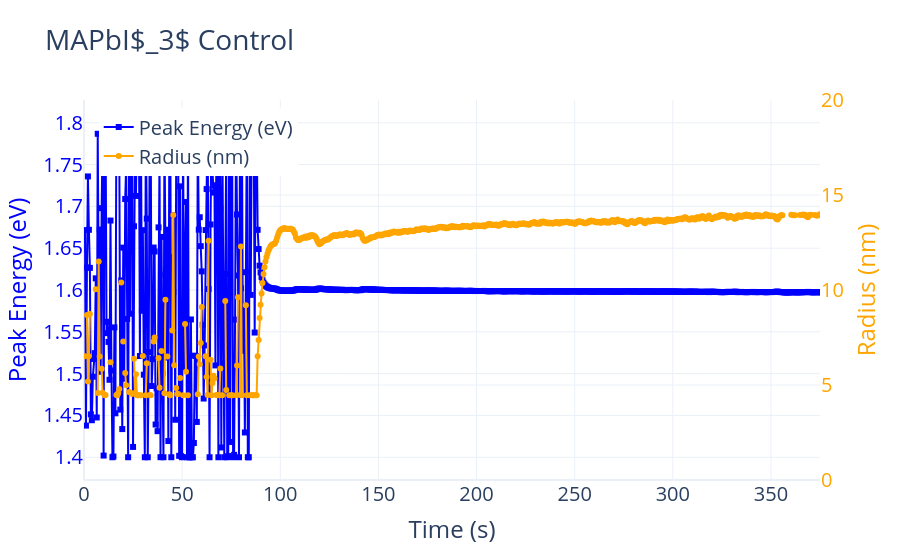

The code cell stored with this chart in its notebook:
### Markdown cell above
# Attempt to solve iteratively for integral

### Code cell
import numpy as np
from scipy.constants import hbar, e, epsilon_0, pi
from scipy.integrate import quad
from scipy.optimize import root_scalar
import matplotlib.pyplot as plt
import plotly.graph_objects as go

def integrand(r, R, epsilon_pvk, epsilon_env, N):
    """Function to integrate."""
    # sum over k from 1 to N
    sum_k = sum(
        ((r / R) ** (2 * k)) * (k + 1) / ((epsilon_pvk / epsilon_env + 1) * k + 1)  # equation 11
        for k in range(1, N + 1)
    )
    return np.sin(pi * r / R) ** 2 * sum_k

def compute_integral(R, epsilon_pvk, epsilon_env, N=10):
    
    # Perform numerical integration from 0 to R
    integral_val, _ = quad(integrand, 0, R, args=(R, epsilon_pvk, epsilon_env, N))

    return integral_val

def exciton_energy_eq(R, E_ex, me, mh, epsilon_pvk, epsilon_env, N=10):
    A = (h**2 / 8) * (1 / me + 1 / mh)
    B = 1.8 * e**2 / (4 * pi * epsilon_pvk * epsilon_0)
    
    # Prefactor outside the integral
    prefactor = (e ** 2 * (epsilon_pvk / epsilon_env - 1)) / (2 * pi * epsilon_pvk * epsilon_0)

    integral = compute_integral(R, epsilon_pvk, epsilon_env, N)
    C = prefactor * integral
    return A / R**2 - B / R - E_ex * e + C / R**2#J

def solve_radius(E_ex, me, mh, epsilon_pvk, epsilon_env, N=10):
    func = lambda R: exciton_energy_eq(R, E_ex, me, mh, epsilon_pvk, epsilon_env, N)
    sol = root_scalar(func, bracket=[1e-10, 2e-8], method='brentq')
    if sol.converged:
        return sol.root
    else:
        raise RuntimeError("Root finding failed.")
    

# Example usage
# delta_E_eV = 1 # Example value for delta_E in eV
epsilon_pvk = 7.5 # dielectric constant of perovskite
epsilon_env = 40 # dielectric constant of surrounding medium (e.g., vacuum)
    
me_star = 0.138  # effective mass of electron in units of m_e
mh_star = 0.118  # effective mass of hole in units of m_e
me = me_star * m_e # effective mass of electron in kg
mh = mh_star * m_e # effective mass of hole in kg

jitter = 1e-9 # in eV

# Eg_bulk_eV = df_clean[peak_position_column].iloc[-1].to_numpy()[0] - jitter # Get the last value of the peak position column, subtract jitter for numerical covergence

closest_idx = (df_clean[time_column] - target_time).abs().idxmin()
Eg_bulk_eV = df_clean.loc[closest_idx, peak_position_column] # Get the peak position at the closest time to target_time, subtract jitter for numerical convergence

# --- Solve for d for each row ---
radii_nm = []

# R_sol = solve_radius(delta_E_eV, me, mh, epsilon_pvk, epsilon_env, N=10)
# R_sol * 1e9  # Convert to nm for display

for Eg_meas_eV in df_clean[peak_position_column].iloc[1:].to_numpy():
    delta_E_eV = Eg_meas_eV - Eg_bulk_eV  # Calculate the energy difference in eV
    
    if delta_E_eV < 0:
        print(f"Skipping negative delta_E_eV: {delta_E_eV} for Eg_meas_eV: {Eg_meas_eV}")
        radii_nm.append(np.nan)
        continue  # Skip negative values
    radius = solve_radius(delta_E_eV, me, mh, epsilon_pvk, epsilon_env, N=20)
    
    # print(f"delta_E_eV: {delta_E_eV}, radius (nm): {radius * 1e9}")  # Convert radius to nm for display

    radii_nm.append(radius * 1e9)  # Append the radius in meters


radii_nm

# df_clean['diameter_nm'] = np.array(diameters_nm)
time_s = df_clean[time_column].iloc[1:].to_numpy()  # Get the time values
peak_energy = df_clean[peak_position_column].iloc[1:].to_numpy()

fs = 20
tick_fs = 16  # font size for tick labels
marker_size = 4  # size of the plot markers

# Create a single set of axes
fig, ax1 = plt.subplots(figsize=(8, 6), dpi=300)

# Plot Peak Energy on left y-axis
color1 = 'tab:blue'
ax1.plot(time_s, peak_energy, marker='s', markersize=marker_size, color=color1, label='Peak Energy')
ax1.set_xlabel('Time (s)', fontsize=fs)
ax1.set_ylabel('Peak Energy (eV)', color=color1, fontsize=fs)
ax1.tick_params(axis='y', labelcolor=color1, labelsize=tick_fs)
ax1.tick_params(axis='x', labelsize=tick_fs)
ax1.set_title(f'{sample_name}', fontsize=fs)
ax1.grid(True)
ax1.set_xlim(0, target_time)  # Set x-axis limits

# Create twin y-axis
ax2 = ax1.twinx()

# Plot Radius on right y-axis
color2 = 'tab:orange'
ax2.plot(time_s, radii_nm, marker='o', markersize=marker_size, color=color2, label='Radius')
ax2.set_ylabel('Radius (nm)', color=color2, fontsize=fs)
ax2.tick_params(axis='y', labelcolor=color2, labelsize=tick_fs)
ax2.set_ylim(0, 20)

# Layout and show
fig.tight_layout()
plt.show()


# Ensure they are 1D numpy arrays
time_s = np.array(time_s).flatten()
peak_energy = np.array(peak_energy).flatten()
flattened_radii_nm = np.array(radii_nm).flatten()

# # Check lengths
# print("time_s:", time_s.shape)
# print("peak_energy:", peak_energy.shape)
# print("flattened_radii_nm:", flattened_radii_nm.shape)

# Create figure
fig = go.Figure()

# Peak Energy Trace (Left Y-Axis)
fig.add_trace(go.Scatter(
    x=time_s,
    y=peak_energy,
    mode='lines+markers',
    name='Peak Energy (eV)',
    marker=dict(symbol='square', color='blue'),
    line=dict(color='blue'),
    yaxis='y1'
))

# Radius Trace (Right Y-Axis)
fig.add_trace(go.Scatter(
    x=time_s,
    y=radii_nm,
    mode='lines+markers',
    name='Radius (nm)',
    marker=dict(symbol='circle', color='orange'),
    line=dict(color='orange'),
    yaxis='y2'
))

# Layout: Titles, Axes, and Styling
fig.update_layout(
    title=f'{sample_name}',
    xaxis=dict(title='Time (s)',
               range=[0, target_time],
               ),
    
    yaxis=dict(
        title=dict(
            text='Peak Energy (eV)',
            font=dict(color='blue')  # Correct way to set title font color
        ),
        tickfont=dict(color='blue'),
    ),
    
    yaxis2=dict(
        title=dict(
            text='Radius (nm)',
            font=dict(color='orange')  # Correct way to set title font color
        ),
        tickfont=dict(color='orange'),
        overlaying='y',
        side='right',
        range=[0, 20]
    ),
    
    font=dict(size=fs),
    legend=dict(x=0.02, y=0.98),
    template='plotly_white',
    # width=768,    # 8 inches
    # height=576,   # 6 inches
)

fig.show()

### Figure 1 — Plotly figure (JSON) as saved in the notebook; plotly's stock layout.template omitted (floating-point values rounded to 4 significant figures; data arrays with more than 128 entries replaced by an {"elided": "..."} marker saying what was removed)
{"data": [{"line": {"color": "blue"}, "marker": {"color": "blue", "symbol": "square"}, "mode": "lines+markers", "name": "Peak Energy (eV)", "type": "scatter", "x": {"elided": "1198 float values"}, "y": {"elided": "1198 float values"}, "yaxis": "y"}, {"line": {"color": "orange"}, "marker": {"color": "orange", "symbol": "circle"}, "mode": "lines+markers", "name": "Radius (nm)", "type": "scatter", "x": {"elided": "1198 float values"}, "y": {"elided": "1198 float values"}, "yaxis": "y2"}], "layout": {"font": {"size": 20}, "legend": {"x": 0.02, "y": 0.98}, "title": {"text": "MAPbI$_3$ Control"}, "xaxis": {"range": [0, 375], "title": {"text": "Time (s)"}}, "yaxis": {"tickfont": {"color": "blue"}, "title": {"font": {"color": "blue"}, "text": "Peak Energy (eV)"}}, "yaxis2": {"overlaying": "y", "range": [0, 20], "side": "right", "tickfont": {"color": "orange"}, "title": {"font": {"color": "orange"}, "text": "Radius (nm)"}}}}
